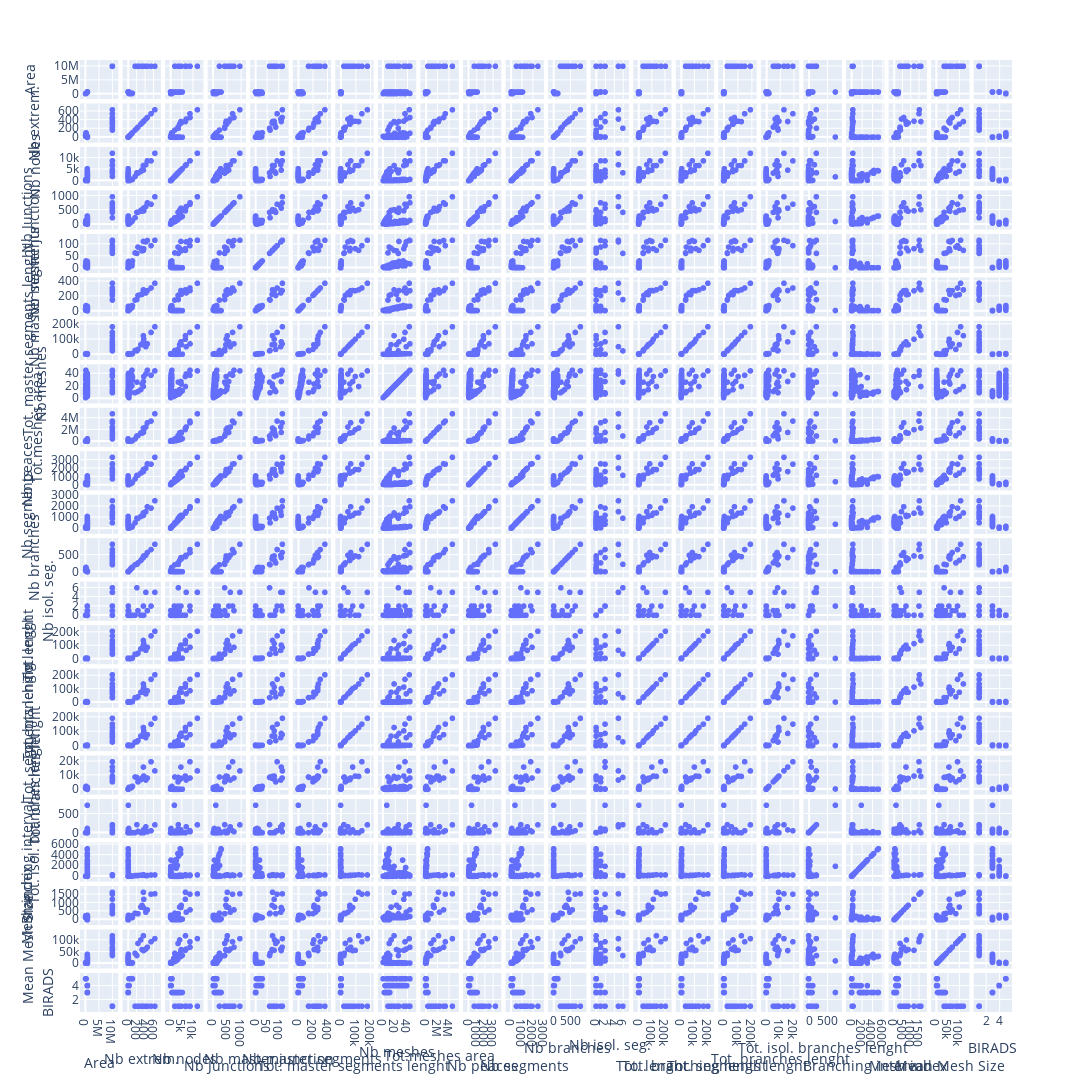

Source (notebook cell):
### Code cell
import plotly.express as px
fig = px.scatter_matrix(dataset.drop(['Img Name'], axis=1),
width=1200, height=1600)
fig.show()

### Figure 1 — Plotly figure (JSON) as saved in the notebook; plotly's stock layout.template omitted (floating-point values rounded to 4 significant figures; data arrays with more than 128 entries replaced by an {"elided": "..."} marker saying what was removed)
{"data": [{"dimensions": [{"axis": {"matches": true}, "label": "Area", "values": {"elided": "218 int values"}}, {"axis": {"matches": true}, "label": "Nb extrem.", "values": {"elided": "218 int values"}}, {"axis": {"matches": true}, "label": "Nb nodes", "values": {"elided": "218 int values"}}, {"axis": {"matches": true}, "label": "Nb Junctions", "values": {"elided": "218 int values"}}, {"axis": {"matches": true}, "label": "Nb master junction", "values": {"elided": "218 int values"}}, {"axis": {"matches": true}, "label": "Nb master segments", "values": {"elided": "218 int values"}}, {"axis": {"matches": true}, "label": "Tot. master segments lenght", "values": {"elided": "218 int values"}}, {"axis": {"matches": true}, "label": "Nb meshes", "values": {"elided": "218 int values"}}, {"axis": {"matches": true}, "label": "Tot.meshes area", "values": {"elided": "218 int values"}}, {"axis": {"matches": true}, "label": "Nb peaces", "values": {"elided": "218 int values"}}, {"axis": {"matches": true}, "label": "Nb segments", "values": {"elided": "218 int values"}}, {"axis": {"matches": true}, "label": "Nb branches", "values": {"elided": "218 int values"}}, {"axis": {"matches": true}, "label": "Nb isol. seg.", "values": {"elided": "218 int values"}}, {"axis": {"matches": true}, "label": "Tot. lenght", "values": {"elided": "218 int values"}}, {"axis": {"matches": true}, "label": "Tot. branching lenght", "values": {"elided": "218 int values"}}, {"axis": {"matches": true}, "label": "Tot. segments lenght", "values": {"elided": "218 int values"}}, {"axis": {"matches": true}, "label": "Tot. branches lenght", "values": {"elided": "218 int values"}}, {"axis": {"matches": true}, "label": "Tot. isol. branches lenght", "values": {"elided": "218 int values"}}, {"axis": {"matches": true}, "label": "Branching interval", "values": {"elided": "218 float values"}}, {"axis": {"matches": true}, "label": "Mesh index", "values": {"elided": "218 float values"}}, {"axis": {"matches": true}, "label": "Mean Mesh Size", "values": {"elided": "218 float values"}}, {"axis": {"matches": true}, "label": "BIRADS", "values": {"elided": "218 int values"}}], "hovertemplate": "%{xaxis.title.text}=%{x}<br>%{yaxis.title.text}=%{y}<extra></extra>", "legendgroup": "", "marker": {"color": "#636efa", "symbol": "circle"}, "name": "", "showlegend": false, "type": "splom"}], "layout": {"dragmode": "select", "height": 1600, "legend": {"tracegroupgap": 0}, "margin": {"t": 60}, "width": 1200}}
